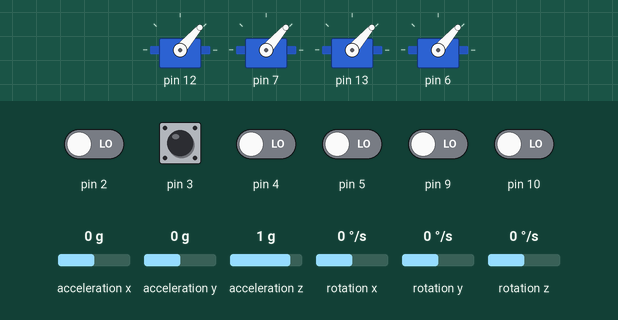
A sketch run on a simulated Arduino Uno, built with avr-gcc and run on an emulated ATmega328P. Shown: 4 × servo. Wiring (inferred from the names in the program): MPU-6050 motion sensor at I2C address 0x68. The inputs (shaded band) are chosen by the test bench; at power-on: pin 2–5, pin 9, pin 10 LOW, acceleration x 0 g, acceleration y 0 g, acceleration z 1 g, rotation x 0 °/s, rotation y 0 °/s, rotation z 0 °/s. What the sketch prints to the serial monitor is not drawn.

Above: at 6.2 s.
6.3 s: pin 3 pulsed HIGH 2 times (0.12 s each, 0.3 s apart)
At 7.3 s:
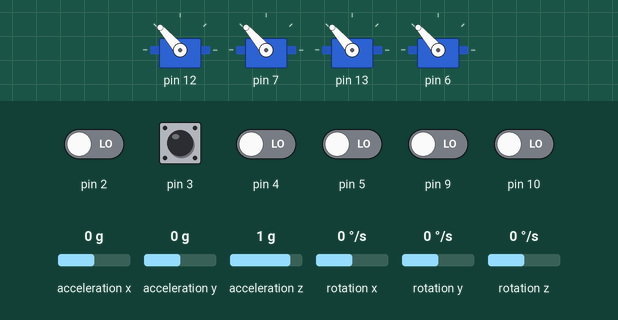
Timing chart, 0 to 9.3 s (numbered marks = the images above; inputs shaded):
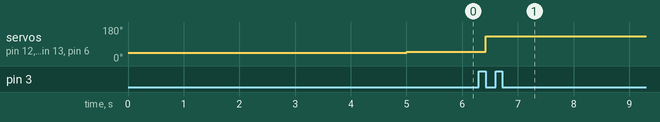

Measured:
- after the input at 6.3 s, servo on pin 12, servo on pin 7, servo on pin 13, servo on pin 6: 49° → 131° after 0.13 s

The sketch:

main_code.ino
```cpp
#include <Servo.h>
#include <Wire.h>

#define LOOP_PERIOD 0.004 // 4 milliseconds
#define RAW_TO_RAD_PER_SEC 0.01526717557
#define PI 3.1415926535
#define FILTER_SIZE 5
#define NEWTONS_TO_PULSE 339.67

#define MAX_ANGLE 9.02//14.0
#define THROTTLE_RANGE 1000
#define ROLL_RANGE 500

#define MAX_THRUST 7 //1.387
#define D_X 0.7
#define D_Y 0.7
#define I_x 0.02
#define I_y 0.02
#define MASS 0.956
#define G 9.806
#define L 0.1575

#define DEGTORAD 0.0174533

#define ERROR_CONSTANT 0.05


//Fast Square Root Algorithm, good for the numerical approximations. Function definition below...
double QSqrt(const double x);


double B_X=2*QSqrt(D_X*I_x);
double B_Y=2*QSqrt(D_Y*I_y);
double starting_time;

class MPU_6050{
	/*
		Wire connections for Arduino UNO:
			SDA -> A4
			SCL -> A5
	*/

	private:


		//Raw values
		int16_t AcX, AcY, AcZ; //Displacement Accelerations
    		int16_t GyX, GyY, GyZ; //Angular Velocities


		int16_t Tmp;		   //Temperature

		double AccelX, AccelY, AccelZ;
		double VelocityX=0, VelocityY=0, VelocityZ=0;
		double DisplX=0, DisplY=0, DisplZ=0;
		double offset_x, offset_y, offset_z;


		void getRawValues(){
			Wire.beginTransmission(this->address);
			Wire.write(0x3B); 						//start with register 0x3B (Accel_x_H)
			Wire.endTransmission();
			Wire.requestFrom((uint8_t)this->address,(uint8_t)14,(uint8_t)true);	//Request for 14 registers
			//Check for a possible Hardware Error:
			while(Wire.available()<14){Serial.print("Error: Unavailable Registers: ");Serial.println(14 - Wire.available());}
			AcX=Wire.read()<<8|Wire.read();  // 0x3B (AcX_H) & 0x3C (AcX_L)
			AcY=Wire.read()<<8|Wire.read();  // 0x3D (AcY_H) & 0x3E (AcY_L)
			AcZ=Wire.read()<<8|Wire.read();  // 0x3F (AcZ_H) & 0x40 (AcZ_L)
			Tmp=Wire.read()<<8|Wire.read();  // 0x41 (Tmp_H) & 0x42 (Tmp_L)
			GyX=Wire.read()<<8|Wire.read();  // 0x43 (GyX_H) & 0x44 (GyX_L)
			GyY=Wire.read()<<8|Wire.read();  // 0x45 (GyY_H) & 0x46 (GyY_L)
			GyZ=Wire.read()<<8|Wire.read();  // 0x47 (GyZ_H) & 0x48 (GyZ_L)
		}


		//Due to vibrations etc, there is noise in the angular velocity values.
		void filter_values(){

			static double previous_values_x[FILTER_SIZE]={0};
			static double previous_values_y[FILTER_SIZE]={0};
			static double previous_values_z[FILTER_SIZE]={0};

			static double value_sum_x=0, value_sum_y=0, value_sum_z=0;		//The sums change dynamically


			value_sum_x=value_sum_x-previous_values_x[FILTER_SIZE-1];
			value_sum_y=value_sum_y-previous_values_y[FILTER_SIZE-1];
			value_sum_z=value_sum_z-previous_values_z[FILTER_SIZE-1];

			for(int i=FILTER_SIZE-1;i>0;i--){
				previous_values_x[i]=previous_values_x[i-1];
				previous_values_y[i]=previous_values_y[i-1];
				previous_values_z[i]=previous_values_z[i-1];
			}

			previous_values_x[0]=((double)GyX - offset_x) * RAW_TO_RAD_PER_SEC;
			previous_values_y[0]=((double)GyY - offset_y) * RAW_TO_RAD_PER_SEC;
			previous_values_z[0]=((double)GyZ - offset_z) * RAW_TO_RAD_PER_SEC;


			value_sum_x=value_sum_x+previous_values_x[0];
			value_sum_y=value_sum_y+previous_values_y[0];
			value_sum_z=value_sum_z+previous_values_z[0];

			Alpha_x=(value_sum_x/FILTER_SIZE - Omega_x)/LOOP_PERIOD;
			Alpha_y=(value_sum_y/FILTER_SIZE - Omega_y)/LOOP_PERIOD;
			Alpha_z=(value_sum_z/FILTER_SIZE - Omega_z)/LOOP_PERIOD;

			Omega_x=value_sum_x/FILTER_SIZE;
			Omega_y=value_sum_y/FILTER_SIZE;
			Omega_z=value_sum_z/FILTER_SIZE;

		}


	public:
		//Must not be changed outside of the class
		double Theta_x, Theta_y, Theta_z;	//Angles
		double Omega_x, Omega_y, Omega_z;	//Angular Velocities
		double Alpha_x, Alpha_y, Alpha_z;	//Angular Accelerations
		double Wx, Wy, Wz;

		uint8_t address=0x68;


		double Total_Accel;					//Norm of the sum of the 3 acceleration vectors

		void setup_registers(){
			Wire.beginTransmission(this->address);
			Wire.write(0x6B);
			Wire.write(0x00);
			Wire.endTransmission();
			//Configure the accelerometer (+/- 8g)
			Wire.beginTransmission(this->address);
			Wire.write(0x1C);
			Wire.write(0x10);
			Wire.endTransmission();
			//Configure the gyro (500dps full scale)
			Wire.beginTransmission(this->address);
			Wire.write(0x1B);
			Wire.write(0x08);
			Wire.endTransmission();
		}


		void calibrate(unsigned long calibration_time = 5000){	//Time in milliseconds

			Serial.println("Calibrating...");
			unsigned long starting_time=millis();
			unsigned long N_of_samples=0;

			long offset_sum_x=0, offset_sum_y=0, offset_sum_z=0;
			double offset_acc_x=0,offset_acc_y=0,offset_acc_z=0;

			while(millis() - starting_time < calibration_time){
				this->getRawValues();
				offset_sum_x+=GyX;
				offset_sum_y+= GyY;
				offset_sum_z+= GyZ;
				offset_acc_x=offset_acc_x + AcX;
				offset_acc_y=offset_acc_y + AcY;
				offset_acc_z=offset_acc_z + AcZ;
				N_of_samples++;
			  delay(3);
			}

			offset_x=((double)offset_sum_x)/N_of_samples;
			offset_y=((double)offset_sum_y)/N_of_samples;
		  	offset_z=((double)offset_sum_z)/N_of_samples;

		  	Wx = offset_acc_x/N_of_samples;
		  	Wy = offset_acc_y/N_of_samples;
			Wz = offset_acc_z/N_of_samples;


			double Total_Accel=QSqrt(((double)AcX)*AcX + ((double)AcY)*AcY + ((double)AcZ)*AcZ);
			Theta_x=0.004*asin((double)AcY/Total_Accel)*57.296;
			Theta_y=0.004*asin((double)AcX/Total_Accel)*(-57.296);
			Theta_z=0;

			Serial.print("Done. ");Serial.print(N_of_samples);Serial.println(" samples taken");
		}

		void refresh(){

			getRawValues();
			filter_values();

			//Adding a small angle at each iteration
			Theta_x=Theta_x + (Omega_x)*LOOP_PERIOD;
			Theta_y=Theta_y + (Omega_y)*LOOP_PERIOD;
			Theta_z=Theta_z + (Omega_z)*LOOP_PERIOD;


			double temp=Theta_y;

			//Compensating for the rotation in the z axis (using the approximation sinx = x)
			Theta_y=Theta_y - Theta_x*Omega_z*LOOP_PERIOD*0.0174532;
			Theta_x=Theta_x + temp*Omega_z*LOOP_PERIOD*0.0174532;

			Total_Accel=QSqrt(((double)AcX)*AcX + ((double)AcY)*AcY + ((double)AcZ)*AcZ);


		}
};

class Motor{
	private:
		double Thrust;
		int Microsecond_Pulse_Length;
		Servo thisMotor;
	public:
		const unsigned int Digital_Pin;
		void initialize(){
			thisMotor.attach(Digital_Pin);
			thisMotor.writeMicroseconds(1000);
			return;
		}
		Motor(unsigned int pin_number):Digital_Pin(pin_number){
		}

		double getThrust(){
			return Thrust;
		}
		int getPulseLength(){
			return Microsecond_Pulse_Length;
		}
		void setThrust(double new_value){
			if(new_value<0)Thrust=0;
			else if(new_value>MAX_THRUST)Thrust=MAX_THRUST;
			else Thrust=new_value;
			Microsecond_Pulse_Length=(int)(NEWTONS_TO_PULSE*QSqrt(Thrust)+1000);
		}
		void setPulseLength(unsigned int ms){
			Microsecond_Pulse_Length = ms;
			Thrust = (((double)ms-1000)/NEWTONS_TO_PULSE)*(((double)ms-1000)/NEWTONS_TO_PULSE);
		}

		void sleep(){
			thisMotor.writeMicroseconds(Microsecond_Pulse_Length=1050);
			Thrust=0;
		}
		void applyThrust(){
			thisMotor.writeMicroseconds(getPulseLength());
		}
};

class RC_Receiver{
	private:


		unsigned long long throttle_timer;
		unsigned long yaw_timer;
		unsigned long pitch_timer;
		unsigned long roll_timer;


		bool pitch_last_channel;
		bool roll_last_channel;
		bool yaw_last_channel;
		bool throttle_last_channel;


	public:

		const unsigned int pitch_pin;
		const unsigned int roll_pin;
		const unsigned int yaw_pin;
		const unsigned int throttle_pin;

    unsigned long throttle_value;
		unsigned long yaw_value;
		unsigned long pitch_value;
		unsigned long roll_value;

		long pitch_difference;
		long roll_difference;

		double map_value_to_throttle(){
				return (double)(throttle_value-1000)*(((double)MAX_THRUST)/THROTTLE_RANGE);
		}


		void Interrupt_Routine_(){

			//Throttle Channel
			if(throttle_last_channel==0 && ((PIND&(1<<throttle_pin))>>3)){
				throttle_last_channel=1;
				throttle_timer=micros();
			}
			else if(throttle_last_channel==1 && !((PIND&(1<<throttle_pin))>>3)){
				throttle_value=(throttle_value + micros()-throttle_timer)/2;
				throttle_last_channel=0;
			}

			//Pitch Channel
			if(pitch_last_channel==0 && ((PINB&(1<<1))>>1)){
				pitch_last_channel=1;
				pitch_timer=micros();
			}
			else if(pitch_last_channel==1 && !((PINB&(1<<1))>>1)){
				pitch_difference=pitch_value;
				pitch_value= (pitch_value + micros()- pitch_timer)/2;
				pitch_difference=pitch_value-pitch_difference;
				pitch_last_channel=0;
			}

			//Roll Channel
			if(roll_last_channel==0 && ((PINB&(1<<2))>>2)){
				roll_last_channel=1;
				roll_timer=micros();
			}
			else if(roll_last_channel==1 && !((PINB&(1<<2))>>2)){
				roll_difference=roll_value;
				roll_value=(roll_value + micros()-roll_timer)/2;
				roll_last_channel=0;
				roll_difference=roll_value-roll_difference;
			}

			//Yaw Channel
			// if(yaw_last_channel==0 && (PIND&(1<<yaw_pin)>>3)){
			// 	yaw_last_channel=0;
			// 	yaw_timer=micros();
			// }
			// else if(yaw_last_channel==0 && !(PIND&(1<<yaw_pin)>>3)){
			// 	yaw_value=micros()-yaw_timer;
			// 	yaw_last_channel=0;
			// }
		}


		RC_Receiver(const int throttle_input=3,const int pitch_input=9, const int roll_input=10, const int yaw_input=11):
		throttle_pin(throttle_input), pitch_pin(pitch_input), roll_pin(roll_input), yaw_pin(yaw_input) {}

		bool isIdle(){
			return (throttle_value<1050);
		}


};


MPU_6050 Gyro;
Motor BackRight(13);
Motor FrontRight(12);
Motor FrontLeft(7);
Motor BackLeft(6);
RC_Receiver receiver;
double Thrust_Total;
double Yaw_Input;

void Apply_Thrusts(){

	FrontRight.applyThrust();
	FrontLeft.applyThrust();
	BackRight.applyThrust();
	BackLeft.applyThrust();

}


ISR(PCINT0_vect){
	receiver.Interrupt_Routine_();
}

int loop_counter=0;
const int print_counter=80;
void MakeCorrection(){

	//Some variables related to the receiver input
	static double previous_input_pitch_angle=0;
	static double previous_input_roll_angle=0;
	double pitch_derivative_input=(map_angles(receiver.pitch_value)-previous_input_pitch_angle)/LOOP_PERIOD;
	double roll_derivative_input=(map_angles(receiver.roll_value)-previous_input_roll_angle)/LOOP_PERIOD;
	previous_input_pitch_angle=map_angles(receiver.pitch_value);
	previous_input_roll_angle=map_angles(receiver.roll_value);


	//These two variables take such values so that the drone will simulate a (rotarary) damped oscillation around the axes x and y
	//These values derive from Newton's second law, with the existence of a possible external torque (torque_sensor - torque_applied)
	double Pitch_Oscillation_Constant=((-B_X*(Gyro.Omega_x -pitch_derivative_input) - D_X*(Gyro.Theta_x - map_angles(receiver.pitch_value))-I_x*Gyro.Alpha_x)*DEGTORAD)/L + FrontRight.getThrust() + FrontLeft.getThrust() - BackRight.getThrust() - BackLeft.getThrust();
	double Roll_Oscillation_Constant=((-B_Y*(Gyro.Omega_y -roll_derivative_input) - D_Y*(Gyro.Theta_y - map_angles(receiver.roll_value))-I_y*Gyro.Alpha_y)*DEGTORAD)/L - FrontRight.getThrust() + FrontLeft.getThrust() - BackRight.getThrust() + BackLeft.getThrust();

	//Following a similar idea in the z axis...
	double Yaw_Constant=0.05*Gyro.Omega_z+0.002*Gyro.Alpha_z -FrontRight.getThrust()+FrontLeft.getThrust() +BackRight.getThrust() -BackLeft.getThrust();
	Thrust_Total=receiver.map_value_to_throttle();///cos(DEGTORAD* QSqrt((Gyro.Theta_x)*(Gyro.Theta_x) + (Gyro.Theta_y)*(Gyro.Theta_y)));

	//Solving a system of 4 linear equations:
	//T_FR + T_FL + T_BR + T_BL = Thrust_Total
	//T_FR + T_FL - T_BR - T_BL = Pitch_Oscillation_Constant
	//-T_FR + T_FL - T_BR + T_BL = Roll_Oscillation_Constant
	//T_FR - T_FL - T_BR + T_BL = Yaw_Constant

	FrontRight.setThrust((Pitch_Oscillation_Constant-Roll_Oscillation_Constant+Thrust_Total + Yaw_Constant)/4);
	FrontLeft.setThrust((Pitch_Oscillation_Constant + Roll_Oscillation_Constant + Thrust_Total - Yaw_Constant)/4);
	BackRight.setThrust((-Pitch_Oscillation_Constant - Roll_Oscillation_Constant + Thrust_Total - Yaw_Constant)/4);
	BackLeft.setThrust((-Pitch_Oscillation_Constant + Roll_Oscillation_Constant + Thrust_Total + Yaw_Constant)/4);
}


void stall(double starting_time){
	while(micros()-starting_time<LOOP_PERIOD*1e6);
}

double map_angles(int pulse_length){
	return (pulse_length-1500)*(MAX_ANGLE/500);
}


void helper(){
	receiver.Interrupt_Routine_();
}

void setup(){
	FrontRight.initialize();
	FrontLeft.initialize();
	BackRight.initialize();
	BackLeft.initialize();

	Serial.begin(9600);
	attachInterrupt(digitalPinToInterrupt(3),helper,CHANGE);
	PCICR |= (1 << PCIE0);
	PCMSK0 |= (1 << PCINT1);    //PIN 9
	PCMSK0 |= (1 << PCINT2);    //PIN 10
	Gyro.setup_registers();
	Gyro.calibrate();
}

void PrintVariables(){	//for debugging

	// Serial.print("Alpha_x = "); Serial.print(Gyro.Alpha_x);
	// Serial.print(" | Alpha_y = "); Serial.print(Gyro.Alpha_y);
	// Serial.print(" | Alpha_z = "); Serial.println(Gyro.Alpha_z);


	// Serial.print("Omega_x = "); Serial.print(Gyro.Omega_x);
	//Serial.print(" | Omega_y = "); Serial.print(Gyro.Omega_y);
	//Serial.print(" | Omega_z = "); Serial.println(Gyro.Omega_z);


	// Serial.print("Theta_x= "); Serial.print(Gyro.Theta_x);
	// Serial.print(" | Theta_y = "); Serial.print(Gyro.Theta_y);
	// Serial.print(" | Theta_z = "); Serial.println(Gyro.Theta_z);
	// Serial.println();

	Serial.print(" | Thrust_FR = "); Serial.print(FrontRight.getPulseLength());
	Serial.print(" | Thrust_FL = "); Serial.print(FrontLeft.getPulseLength());
	Serial.print(" | Thrust_BR = "); Serial.print(BackRight.getPulseLength());
	Serial.print(" | Thrust_BL = "); Serial.println(BackLeft.getPulseLength());
	Serial.println();


}

void loop(){


	starting_time=micros();
	if(loop_counter==print_counter){
		//PrintVariables();
		loop_counter=0;
	}

	Gyro.refresh();
	if(receiver.isIdle()){
		FrontRight.sleep();
		FrontLeft.sleep();
		BackRight.sleep();
		BackLeft.sleep();
	}
	else{
		MakeCorrection();
		Apply_Thrusts();
	}
	if(micros()-starting_time>LOOP_PERIOD*1e6){Serial.println("Error: Loop exceeds the predetermined LOOP_PERIOD ");}
	else stall(starting_time);


	loop_counter++;

}

//Simple modification of the Quake 3 fast inverse square root algorithm :)
double QSqrt(const double x){

	long i;
	float x2,y;
	const float threehalfs = 1.5F;
	x2=x *0.5F;
	y=x;
	i=*(long *)&y;
	i=0x5F3759DF - (i>>1);
	y=*(float*)&i;
	y=y*(threehalfs - (x2*y*y));
	y=y*(threehalfs - (x2*y*y));
	return 1/y;
}
```
